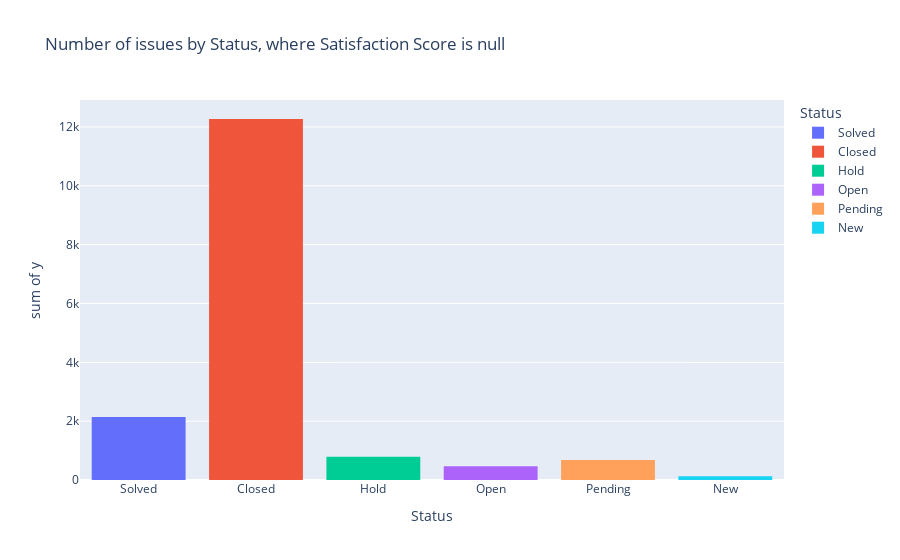

Here is the notebook cell this chart was saved with:
### Code cell
px.histogram(df,
             x=df["Status"],
             y=df["Id"].value_counts(),
             color=df.Status,
             title="Number of issues by Status, where Satisfaction Score is null",
             hover_data="Priority")

### Figure 1 — Plotly figure (JSON) as saved in the notebook; plotly's stock layout.template omitted (floating-point values rounded to 4 significant figures; data arrays with more than 128 entries replaced by an {"elided": "..."} marker saying what was removed)
{"data": [{"alignmentgroup": "True", "bingroup": "x", "histfunc": "sum", "hovertemplate": "Status=%{x}<br>sum of y=%{y}<extra></extra>", "legendgroup": "Solved", "marker": {"color": "#636efa", "pattern": {"shape": ""}}, "name": "Solved", "offsetgroup": "Solved", "orientation": "v", "showlegend": true, "type": "histogram", "x": {"elided": "2139 str values"}, "xaxis": "x", "y": {"elided": "2139 int values"}, "yaxis": "y"}, {"alignmentgroup": "True", "bingroup": "x", "histfunc": "sum", "hovertemplate": "Status=%{x}<br>sum of y=%{y}<extra></extra>", "legendgroup": "Closed", "marker": {"color": "#EF553B", "pattern": {"shape": ""}}, "name": "Closed", "offsetgroup": "Closed", "orientation": "v", "showlegend": true, "type": "histogram", "x": {"elided": "12270 str values"}, "xaxis": "x", "y": {"elided": "12270 int values"}, "yaxis": "y"}, {"alignmentgroup": "True", "bingroup": "x", "histfunc": "sum", "hovertemplate": "Status=%{x}<br>sum of y=%{y}<extra></extra>", "legendgroup": "Hold", "marker": {"color": "#00cc96", "pattern": {"shape": ""}}, "name": "Hold", "offsetgroup": "Hold", "orientation": "v", "showlegend": true, "type": "histogram", "x": {"elided": "790 str values"}, "xaxis": "x", "y": {"elided": "790 int values"}, "yaxis": "y"}, {"alignmentgroup": "True", "bingroup": "x", "histfunc": "sum", "hovertemplate": "Status=%{x}<br>sum of y=%{y}<extra></extra>", "legendgroup": "Open", "marker": {"color": "#ab63fa", "pattern": {"shape": ""}}, "name": "Open", "offsetgroup": "Open", "orientation": "v", "showlegend": true, "type": "histogram", "x": {"elided": "470 str values"}, "xaxis": "x", "y": {"elided": "470 int values"}, "yaxis": "y"}, {"alignmentgroup": "True", "bingroup": "x", "histfunc": "sum", "hovertemplate": "Status=%{x}<br>sum of y=%{y}<extra></extra>", "legendgroup": "Pending", "marker": {"color": "#FFA15A", "pattern": {"shape": ""}}, "name": "Pending", "offsetgroup": "Pending", "orientation": "v", "showlegend": true, "type": "histogram", "x": {"elided": "681 str values"}, "xaxis": "x", "y": {"elided": "681 int values"}, "yaxis": "y"}, {"alignmentgroup": "True", "bingroup": "x", "histfunc": "sum", "hovertemplate": "Status=%{x}<br>sum of y=%{y}<extra></extra>", "legendgroup": "New", "marker": {"color": "#19d3f3", "pattern": {"shape": ""}}, "name": "New", "offsetgroup": "New", "orientation": "v", "showlegend": true, "type": "histogram", "x": ["New", "New", "New", "New", "New", "New", "New", "New", "New", "New", "New", "New", "New", "New", "New", "New", "New", "New", "New", "New", "New", "New", "New", "New", "New", "New", "New", "New", "New", "New", "New", "New", "New", "New", "New", "New", "New", "New", "New", "New", "New", "New", "New", "New", "New", "New", "New", "New", "New", "New", "New", "New", "New", "New", "New", "New", "New", "New", "New", "New", "New", "New", "New", "New", "New", "New", "New", "New", "New", "New", "New", "New", "New", "New", "New", "New", "New", "New", "New", "New", "New", "New", "New", "New", "New", "New", "New", "New", "New", "New", "New", "New", "New", "New", "New", "New", "New", "New", "New", "New", "New", "New", "New", "New", "New", "New", "New", "New", "New", "New", "New", "New", "New", "New", "New", "New", "New", "New", "New", "New", "New", "New", "New", "New", "New", "New"], "xaxis": "x", "y": [1, 1, 1, 1, 1, 1, 1, 1, 1, 1, 1, 1, 1, 1, 1, 1, 1, 1, 1, 1, 1, 1, 1, 1, 1, 1, 1, 1, 1, 1, 1, 1, 1, 1, 1, 1, 1, 1, 1, 1, 1, 1, 1, 1, 1, 1, 1, 1, 1, 1, 1, 1, 1, 1, 1, 1, 1, 1, 1, 1, 1, 1, 1, 1, 1, 1, 1, 1, 1, 1, 1, 1, 1, 1, 1, 1, 1, 1, 1, 1, 1, 1, 1, 1, 1, 1, 1, 1, 1, 1, 1, 1, 1, 1, 1, 1, 1, 1, 1, 1, 1, 1, 1, 1, 1, 1, 1, 1, 1, 1, 1, 1, 1, 1, 1, 1, 1, 1, 1, 1, 1, 1, 1, 1, 1, 1], "yaxis": "y"}], "layout": {"barmode": "relative", "legend": {"title": {"text": "Status"}, "tracegroupgap": 0}, "title": {"text": "Number of issues by Status, where Satisfaction Score is null"}, "xaxis": {"anchor": "y", "categoryarray": ["Solved", "Closed", "Hold", "Open", "Pending", "New"], "categoryorder": "array", "domain": [0, 1], "title": {"text": "Status"}}, "yaxis": {"anchor": "x", "domain": [0, 1], "title": {"text": "sum of y"}}}}
